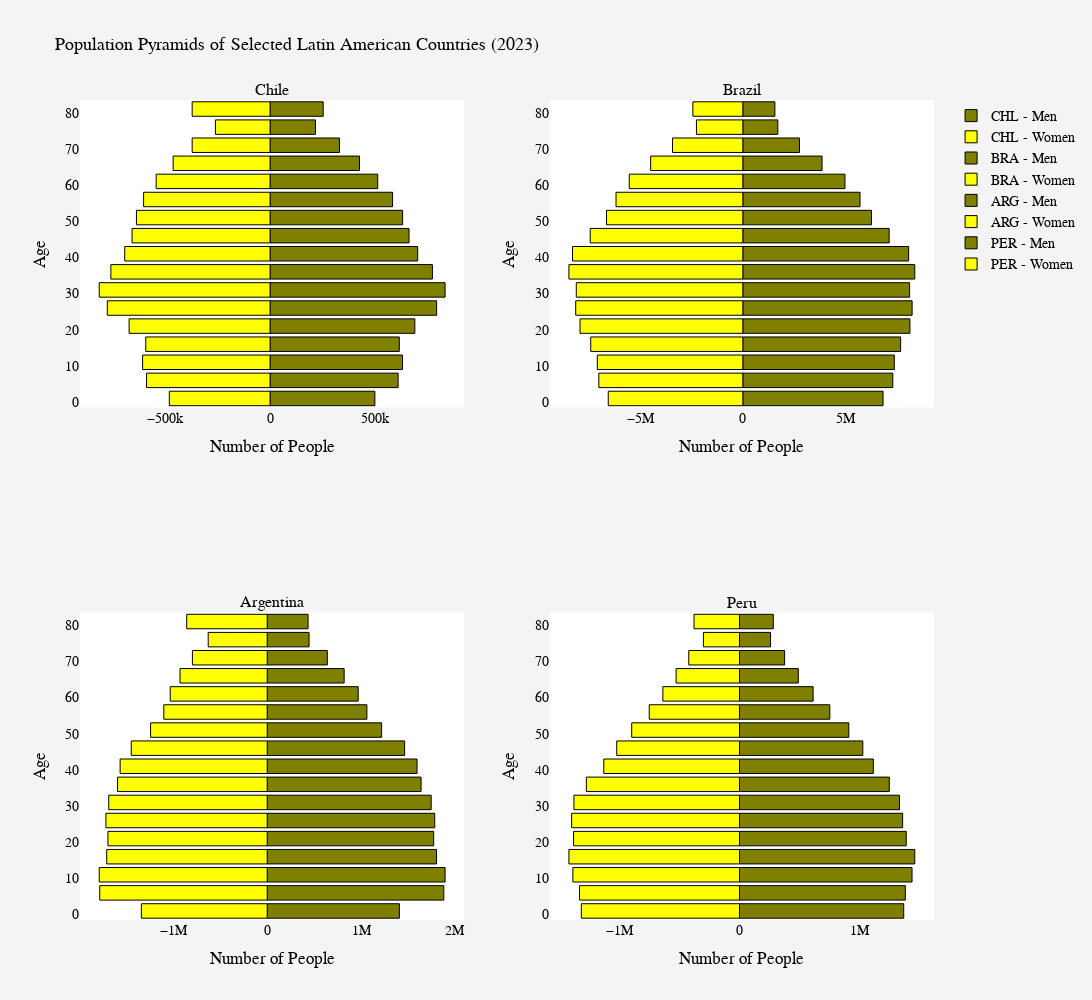

Notebook code for this chart:
### Code cell
# A figure comparing the population pyramids of various Operation Condor countries in 2023 (recent data)
    # Note: compare with the figure above to see the changes from 1980-2023

# Define multiple countries
country_choices = ["CHL", "BRA", "ARG", "PER"]
country_titles = ["Chile", "Brazil", "Argentina", "Peru"]

# Create a subplot layout (2 rows, 2 columns)
fig_4 = make_subplots(rows=2, cols=2, subplot_titles=country_titles)

# Loop through each country and generate its population pyramid
for i, (country, title) in enumerate(zip(country_choices, country_titles)):
    condor_countries = wbdata.get_dataframe(categories, country=country)

    # Extract male and female data
    male_data = condor_countries.loc[str(2023), :].filter(regex="Male").values
    female_data = -condor_countries.loc[str(2023), :].filter(regex="Female").values  # Negative for left alignment
    age_groups = [int(s[:2]) + 1 for s in ages]  # Convert age labels to integers

    # Determine subplot position
    row = i // 2 + 1
    col = i % 2 + 1

    # Add Male bar trace
    fig_4.add_trace(go.Bar(
        x=male_data,
        y=age_groups,
        orientation='h',
        name=f'{country} - Men',
        marker=dict(color='olive', line=dict(color='black', width=1)),
        hoverinfo='skip'
    ), row=row, col=col)

    # Add Female bar trace
    fig_4.add_trace(go.Bar(
        x=female_data,
        y=age_groups,
        orientation='h',
        name=f'{country} - Women',
        marker=dict(color='yellow', line=dict(color='black', width=1)),
        hoverinfo='skip'
    ), row=row, col=col)

 # Customize X and Y axis labels for each subplot
    fig_4.update_xaxes(title_text="Number of People", row=row, col=col)
    fig_4.update_yaxes(title_text="Age", row=row, col=col)

# Updated layout for aesthetics!
fig_4.update_layout(
    title="Population Pyramids of Selected Latin American Countries (2023)",
    title_font=dict(size=18, color='black'),
    barmode='overlay',
    width=1200,  # Adjust width
    height=1000,  # Adjust height
    paper_bgcolor='#f4f4f4',
    plot_bgcolor='#ffffff',
    font=dict(family="Arial, sans-serif", size=14, color="black"),
    showlegend=True
)

# Make the final figure
fig_4.show()

### Figure 1 — Plotly figure (JSON) as saved in the notebook; plotly's stock layout.template omitted (floating-point values rounded to 4 significant figures)
{"data": [{"hoverinfo": "skip", "marker": {"color": "olive", "line": {"color": "black", "width": 1}}, "name": "CHL - Men", "orientation": "h", "type": "bar", "x": [499497, 610220, 631358, 616013, 690037, 793927, 834125, 773666, 703612, 662342, 631789, 583889, 513041, 426389, 330819, 216319, 253115], "xaxis": "x", "y": [1, 6, 11, 16, 21, 26, 31, 36, 41, 46, 51, 56, 61, 66, 71, 76, 81], "yaxis": "y"}, {"hoverinfo": "skip", "marker": {"color": "yellow", "line": {"color": "black", "width": 1}}, "name": "CHL - Women", "orientation": "h", "type": "bar", "x": [-480317, -588597, -607569, -592471, -671864, -775831, -814411, -758933, -692781, -657851, -637002, -602749, -542995, -462029, -371355, -260530, -371391], "xaxis": "x", "y": [1, 6, 11, 16, 21, 26, 31, 36, 41, 46, 51, 56, 61, 66, 71, 76, 81], "yaxis": "y"}, {"hoverinfo": "skip", "marker": {"color": "olive", "line": {"color": "black", "width": 1}}, "name": "BRA - Men", "orientation": "h", "type": "bar", "x": [6816811, 7290633, 7363354, 7671684, 8123635, 8229536, 8107738, 8359157, 8060566, 7113490, 6252678, 5697406, 4964556, 3850614, 2753262, 1700312, 1557629], "xaxis": "x2", "y": [1, 6, 11, 16, 21, 26, 31, 36, 41, 46, 51, 56, 61, 66, 71, 76, 81], "yaxis": "y2"}, {"hoverinfo": "skip", "marker": {"color": "yellow", "line": {"color": "black", "width": 1}}, "name": "BRA - Women", "orientation": "h", "type": "bar", "x": [-6544038, -7001765, -7076314, -7395848, -7916483, -8126560, -8098401, -8456781, -8281868, -7420735, -6629255, -6166153, -5523358, -4482837, -3420327, -2256565, -2430382], "xaxis": "x2", "y": [1, 6, 11, 16, 21, 26, 31, 36, 41, 46, 51, 56, 61, 66, 71, 76, 81], "yaxis": "y2"}, {"hoverinfo": "skip", "marker": {"color": "olive", "line": {"color": "black", "width": 1}}, "name": "ARG - Men", "orientation": "h", "type": "bar", "x": [1408989, 1882511, 1895989, 1805165, 1774537, 1785580, 1747637, 1640079, 1597110, 1464950, 1219398, 1062536, 969758, 820092, 640804, 446349, 435496], "xaxis": "x3", "y": [1, 6, 11, 16, 21, 26, 31, 36, 41, 46, 51, 56, 61, 66, 71, 76, 81], "yaxis": "y3"}, {"hoverinfo": "skip", "marker": {"color": "yellow", "line": {"color": "black", "width": 1}}, "name": "ARG - Women", "orientation": "h", "type": "bar", "x": [-1341640, -1785322, -1790819, -1710682, -1698011, -1719381, -1689393, -1595314, -1567877, -1449036, -1243297, -1102245, -1034084, -929671, -797329, -629105, -858214], "xaxis": "x3", "y": [1, 6, 11, 16, 21, 26, 31, 36, 41, 46, 51, 56, 61, 66, 71, 76, 81], "yaxis": "y3"}, {"hoverinfo": "skip", "marker": {"color": "olive", "line": {"color": "black", "width": 1}}, "name": "PER - Men", "orientation": "h", "type": "bar", "x": [1370861, 1384482, 1440423, 1463356, 1392057, 1362066, 1335400, 1250657, 1117326, 1029494, 912515, 753959, 614388, 490671, 376644, 259113, 282030], "xaxis": "x4", "y": [1, 6, 11, 16, 21, 26, 31, 36, 41, 46, 51, 56, 61, 66, 71, 76, 81], "yaxis": "y4"}, {"hoverinfo": "skip", "marker": {"color": "yellow", "line": {"color": "black", "width": 1}}, "name": "PER - Women", "orientation": "h", "type": "bar", "x": [-1321007, -1336033, -1391364, -1424581, -1385686, -1401972, -1382513, -1279020, -1133262, -1025446, -900239, -754001, -639918, -529570, -423974, -301647, -379940], "xaxis": "x4", "y": [1, 6, 11, 16, 21, 26, 31, 36, 41, 46, 51, 56, 61, 66, 71, 76, 81], "yaxis": "y4"}], "layout": {"annotations": [{"font": {"size": 16}, "showarrow": false, "text": "Chile", "x": 0.225, "xanchor": "center", "xref": "paper", "y": 1, "yanchor": "bottom", "yref": "paper"}, {"font": {"size": 16}, "showarrow": false, "text": "Brazil", "x": 0.775, "xanchor": "center", "xref": "paper", "y": 1, "yanchor": "bottom", "yref": "paper"}, {"font": {"size": 16}, "showarrow": false, "text": "Argentina", "x": 0.225, "xanchor": "center", "xref": "paper", "y": 0.375, "yanchor": "bottom", "yref": "paper"}, {"font": {"size": 16}, "showarrow": false, "text": "Peru", "x": 0.775, "xanchor": "center", "xref": "paper", "y": 0.375, "yanchor": "bottom", "yref": "paper"}], "barmode": "overlay", "font": {"color": "black", "family": "Arial, sans-serif", "size": 14}, "height": 1000, "paper_bgcolor": "#f4f4f4", "plot_bgcolor": "#ffffff", "showlegend": true, "title": {"font": {"color": "black", "size": 18}, "text": "Population Pyramids of Selected Latin American Countries (2023)"}, "width": 1200, "xaxis": {"anchor": "y", "domain": [0, 0.45], "title": {"text": "Number of People"}}, "xaxis2": {"anchor": "y2", "domain": [0.55, 1], "title": {"text": "Number of People"}}, "xaxis3": {"anchor": "y3", "domain": [0, 0.45], "title": {"text": "Number of People"}}, "xaxis4": {"anchor": "y4", "domain": [0.55, 1], "title": {"text": "Number of People"}}, "yaxis": {"anchor": "x", "domain": [0.625, 1], "title": {"text": "Age"}}, "yaxis2": {"anchor": "x2", "domain": [0.625, 1], "title": {"text": "Age"}}, "yaxis3": {"anchor": "x3", "domain": [0, 0.375], "title": {"text": "Age"}}, "yaxis4": {"anchor": "x4", "domain": [0, 0.375], "title": {"text": "Age"}}}}
